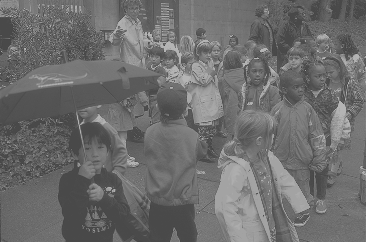
#> input picture HW5/kids.tif, 366 x 242 px
$ python 'HW4 Section 2 Equalize.py'
#> lines starting #> are read from the running program, lines starting #| are printed output that depends on the picture; long printed decimals are rounded
#> further down, im is the input picture: PIL image 366x242 L; min 70, max 180, mean 108.6
import matplotlib.pyplot as plt
from matplotlib import cm
import numpy as np
from PIL import Image

def equalize(X):
    x = np.array(X)
    print(x.shape[0], x.shape[1])
#| 242 366
    F_x = np.ndarray(shape=(256,))
    F_xtot = np.ndarray(shape=(256,))
    N,test_bins,patches = plt.hist(x.flatten(), bins=np.linspace(0,255,256))
#> N = 255 values, max 3712 at index 73, min 0 at index 0, mean 347.3; test_bins = 256 values from 0 to 255; patches = 255 items
    F_total = 0
    for cur_bin in range(0,255):
        F_total = F_total + N[cur_bin]
        F_xtot[cur_bin] = F_total
#> after the loop, F_total = 88572; F_xtot = 256 values, max 88572 at index 180, min 0 at index 0, mean 50639.2
    # Handle last element.  For some reason N does not extend to element 255
    #print('F_total', F_total)
    for cur_bin in range(0,256):
        F_x[cur_bin] = F_xtot[cur_bin]/F_total
#> after the loop, F_x = 256 values, max 1 at index 180, min 0 at index 0, mean 0.572
    x_axis = np.linspace(0,255,256)
    F_x[255] = 1.0
# [7 lines of commented-out code are left out]
    Ymin = 1.0
    Ymax = 0.0
    image_len = x.flatten().size
#> image_len = 88572
    x_flat = x.flatten()
    #print(image_len)
    for cur_pixel in range(0,image_len):
        if (Ymin > F_x[x_flat[cur_pixel]]):
            Ymin = F_x[x_flat[cur_pixel]]
        if (Ymax < F_x[x_flat[cur_pixel]]):
            Ymax = F_x[x_flat[cur_pixel]]
#> this loop made 88572 passes
#> (Ymin, Ymax) on pass 1: (0.298, 0.298)
#> Ymax on passes 2, 9, 14, 140, 1099, 1260: 0.895, 0.898, 0.908, 0.91, 0.917, 0.944
#> after the loop, Ymax = 1; Ymin = 0.00671
    print('Ymin:', Ymin)
#| Ymin: 0.006706
    print('Ymax:', Ymax)
#| Ymax: 1.0
    #Initialize the equalized image
    x_eq = np.array(X)
    num_rows = x.shape[0]
#> num_rows = 242
    num_cols = x.shape[1]
#> num_cols = 366
    for cur_row in range(0,num_rows):
         for cur_col in range(0, num_cols):
             x_eq[cur_row][cur_col] = (255*(F_x[x[cur_row][cur_col]] - Ymin))/(Ymax -Ymin)
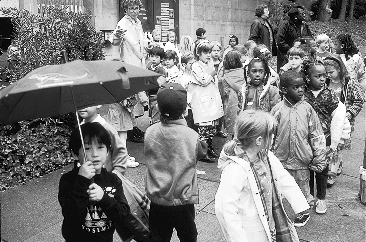
#> x_eq: shape (242, 366); min 0, max 255, mean 128.1
    gray = cm.get_cmap('gray', 256)
    plt.clf()
    plt.imshow(x_eq, cmap=gray);
    plt.show()

gray = cm.get_cmap('gray', 256)
im = Image.open('kids.tif')
equalize(im)
# [23 lines of commented-out code are left out]
### Make data.
# [6 lines of commented-out code are left out]
### Plot the surface.
##surf = ax.plot_surface(u, v, Z, cmap=cm.coolwarm,
##                       linewidth=0, antialiased=False)
##
### Customize the z axis.
###ax.set_zlim(-1.01, 1.01)
##ax.zaxis.set_major_locator(LinearLocator(10))
### A StrMethodFormatter is used automatically
##ax.zaxis.set_major_formatter('{x:.02f}')
##
### Add a color bar which maps values to colors.
##fig.colorbar(surf, shrink=0.5, aspect=5)
##
##plt.show()
